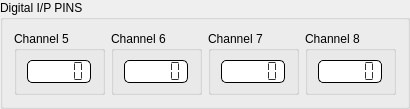
       <widget class="QGroupBox" name="DigitalInPins_groupBox">
        <property name="geometry">
         <rect>
          <x>10</x>
          <y>112</y>
          <width>401</width>
          <height>91</height>
         </rect>
        </property>
        <property name="font">
         <font>
          <family>Segoe UI</family>
         </font>
        </property>
        <property name="title">
         <string>Digital I/P PINS</string>
        </property>
        <layout class="QHBoxLayout" name="horizontalLayout_9">
         <item>
          <widget class="QGroupBox" name="Channel5_groupBox">
           <property name="sizePolicy">
            <sizepolicy hsizetype="Fixed" vsizetype="Fixed">
             <horstretch>0</horstretch>
             <verstretch>0</verstretch>
            </sizepolicy>
           </property>
           <property name="minimumSize">
            <size>
             <width>91</width>
             <height>0</height>
            </size>
           </property>
           <property name="maximumSize">
            <size>
             <width>91</width>
             <height>16777215</height>
            </size>
           </property>
           <property name="font">
            <font>
             <family>Segoe UI</family>
            </font>
           </property>
           <property name="title">
            <string>Channel 5</string>
           </property>
           <layout class="QHBoxLayout" name="horizontalLayout_5">
            <item>
             <widget class="QLCDNumber" name="Channel5_lcdNumber">
              <property name="sizePolicy">
               <sizepolicy hsizetype="Fixed" vsizetype="Fixed">
                <horstretch>0</horstretch>
                <verstretch>0</verstretch>
               </sizepolicy>
              </property>
              <property name="font">
               <font>
                <pointsize>9</pointsize>
               </font>
              </property>
              <property name="styleSheet">
               <string notr="true">QLCDNumber {
	border: 1px solid black;
	border-radius: 5px;
	background-color: white;
	color: rgb(50, 50, 50);
}</string>
              </property>
              <property name="segmentStyle">
               <enum>QLCDNumber::Flat</enum>
              </property>
             </widget>
            </item>
           </layout>
          </widget>
         </item>
         <item>
          <widget class="QGroupBox" name="Channel6_groupBox">
           <property name="sizePolicy">
            <sizepolicy hsizetype="Fixed" vsizetype="Fixed">
             <horstretch>0</horstretch>
             <verstretch>0</verstretch>
            </sizepolicy>
           </property>
           <property name="minimumSize">
            <size>
             <width>91</width>
             <height>0</height>
            </size>
           </property>
           <property name="maximumSize">
            <size>
             <width>91</width>
             <height>16777215</height>
            </size>
           </property>
           <property name="font">
            <font>
             <family>Segoe UI</family>
            </font>
           </property>
           <property name="title">
            <string>Channel 6</string>
           </property>
           <layout class="QHBoxLayout" name="horizontalLayout_6">
            <item>
             <widget class="QLCDNumber" name="Channel6_lcdNumber">
              <property name="sizePolicy">
               <sizepolicy hsizetype="Fixed" vsizetype="Fixed">
                <horstretch>0</horstretch>
                <verstretch>0</verstretch>
               </sizepolicy>
              </property>
              <property name="font">
               <font>
                <pointsize>9</pointsize>
               </font>
              </property>
              <property name="styleSheet">
               <string notr="true">QLCDNumber {
	border: 1px solid black;
	border-radius: 5px;
	background-color: white;
	color: rgb(50, 50, 50);
}</string>
              </property>
              <property name="segmentStyle">
               <enum>QLCDNumber::Flat</enum>
              </property>
             </widget>
            </item>
           </layout>
          </widget>
         </item>
         <item>
          <widget class="QGroupBox" name="Channel7_groupBox">
           <property name="sizePolicy">
            <sizepolicy hsizetype="Fixed" vsizetype="Fixed">
             <horstretch>0</horstretch>
             <verstretch>0</verstretch>
            </sizepolicy>
           </property>
           <property name="minimumSize">
            <size>
             <width>91</width>
             <height>0</height>
            </size>
           </property>
           <property name="maximumSize">
            <size>
             <width>91</width>
             <height>16777215</height>
            </size>
           </property>
           <property name="font">
            <font>
             <family>Segoe UI</family>
            </font>
           </property>
           <property name="title">
            <string>Channel 7</string>
           </property>
           <layout class="QHBoxLayout" name="horizontalLayout_7">
            <item>
             <widget class="QLCDNumber" name="Channel7_lcdNumber">
              <property name="sizePolicy">
               <sizepolicy hsizetype="Fixed" vsizetype="Fixed">
                <horstretch>0</horstretch>
                <verstretch>0</verstretch>
               </sizepolicy>
              </property>
              <property name="font">
               <font>
                <pointsize>9</pointsize>
               </font>
              </property>
              <property name="styleSheet">
               <string notr="true">QLCDNumber {
	border: 1px solid black;
	border-radius: 5px;
	background-color: white;
	color: rgb(50, 50, 50);
}</string>
              </property>
              <property name="segmentStyle">
               <enum>QLCDNumber::Flat</enum>
              </property>
             </widget>
            </item>
           </layout>
          </widget>
         </item>
         <item>
          <widget class="QGroupBox" name="Channel8_groupBox">
           <property name="sizePolicy">
            <sizepolicy hsizetype="Fixed" vsizetype="Fixed">
             <horstretch>0</horstretch>
             <verstretch>0</verstretch>
            </sizepolicy>
           </property>
           <property name="minimumSize">
            <size>
             <width>91</width>
             <height>0</height>
            </size>
           </property>
           <property name="maximumSize">
            <size>
             <width>91</width>
             <height>16777215</height>
            </size>
           </property>
           <property name="font">
            <font>
             <family>Segoe UI</family>
            </font>
           </property>
           <property name="title">
            <string>Channel 8</string>
           </property>
           <layout class="QHBoxLayout" name="horizontalLayout_8">
            <item>
             <widget class="QLCDNumber" name="Channel8_lcdNumber">
              <property name="sizePolicy">
               <sizepolicy hsizetype="Fixed" vsizetype="Fixed">
                <horstretch>0</horstretch>
                <verstretch>0</verstretch>
               </sizepolicy>
              </property>
              <property name="font">
               <font>
                <pointsize>9</pointsize>
               </font>
              </property>
              <property name="styleSheet">
               <string notr="true">QLCDNumber {
	border: 1px solid black;
	border-radius: 5px;
	background-color: white;
	color: rgb(50, 50, 50);
}</string>
              </property>
              <property name="segmentStyle">
               <enum>QLCDNumber::Flat</enum>
              </property>
             </widget>
            </item>
           </layout>
          </widget>
         </item>
        </layout>
       </widget>
